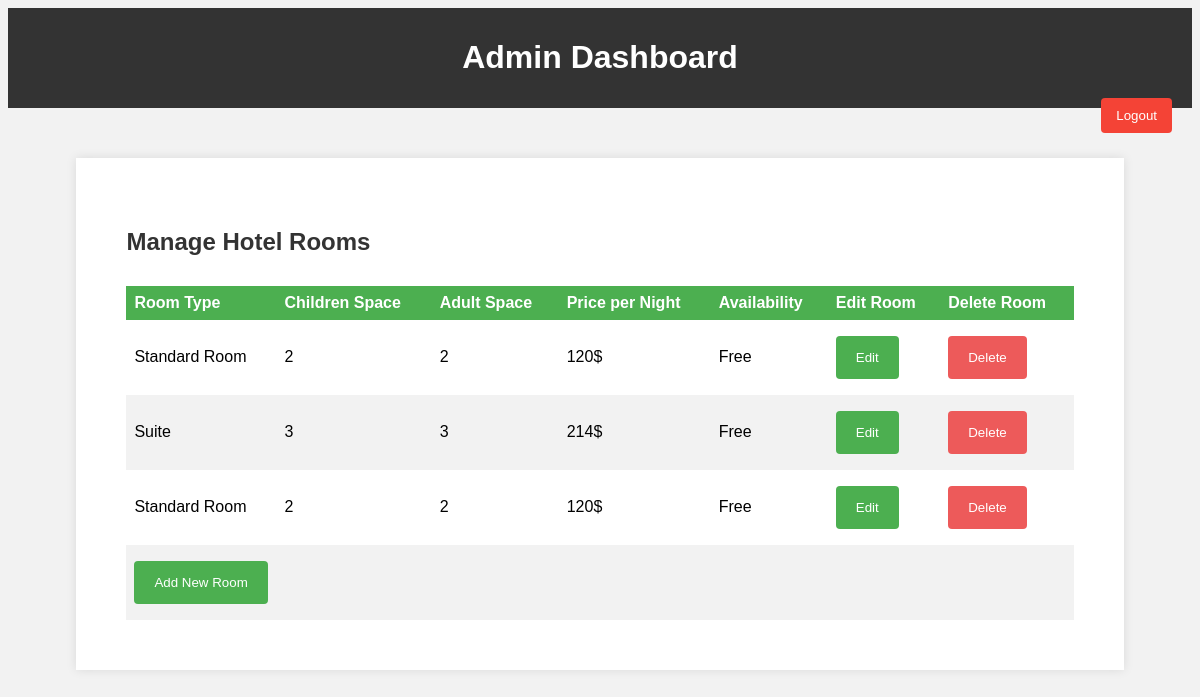
Page /admin_dashboard.php (signed in) on the committed database.
### tables this page shows
CREATE TABLE `rooms` (
  `id` int(11) UNSIGNED NOT NULL,
  `room_type` varchar(20) NOT NULL,
  `children_space` int(11) NOT NULL,
  `adult_space` int(11) NOT NULL,
  `price_per_night` int(11) NOT NULL,
  `room_image` longblob DEFAULT NULL,
  `availability_status` varchar(10) NOT NULL
);

### model.php (called while the page is built, shortened)
<?php
    class Database
    {
        private $conn;
        public function __construct()
        {
            $this->host = "localhost";
            $this->username = "yaminisravanthiasowmya";
            $this->password = "yaminisravanthiasowmyapass";
            $this->dbname = "yaminisravanthiasowmyadatabase";
            try {
                $this->conn = new PDO("mysql:host=$this->host", $this->username, $this->password);
                $this->conn->setAttribute(PDO::ATTR_ERRMODE, PDO::ERRMODE_EXCEPTION);
            } catch(PDOException $e) {
                die("Connection failed: " . $e->getMessage());
            }
            $this->conn->exec("CREATE DATABASE IF NOT EXISTS $this->dbname");
            $this->conn->exec("USE $this->dbname");
        }
        public function display_rooms()
        {
            $stmt = $this->conn->prepare("SELECT * FROM rooms");
			$stmt->execute();
			$results = $stmt->fetchAll(PDO::FETCH_ASSOC);
            return $results;
        }
    }
?>

### admin_dashboard.php (the view, shortened to what this page needs)
<!DOCTYPE html>
<html>
<head>
</head>
<body>
	<form action="admin_dashboard.php" method="post">
		<header>
			<h1>Admin Dashboard</h1>
			<input type="submit" value="Logout" name="logout" class="logout">
		</header>
		<div class="container">
			<h2>Manage Hotel Rooms</h2>
			<table>
				<tr>
					<th>Room Type</th>
					<th>Children Space</th>
					<th>Adult Space</th>
					<th>Price per Night</th>
					<th>Availability</th>
					<th>Edit Room</th>
					<th>Delete Room</th>
				</tr>
				<tr>
				<?php
				include 'model.php';
				$database = new Database();
				$results = $database->display_rooms();
				?>
				<?php foreach($results as $row){ ?>
					<tr>
						<td><?php echo $row['room_type']; ?></td>
						<td><?php echo $row['children_space']; ?></td>
						<td><?php echo $row['adult_space']; ?></td>
						<td><?php echo $row['price_per_night']."$"; ?></td>
						<td><?php echo $row['availability_status']; ?></td>
						<td><input type="submit" class="button" id="edit" name="edit" value="Edit"></td>
						<td><input type="submit" class="button" id="delete" name="delete" value="Delete"></td>
					</tr>
				<?php
				}
				?>
				<tr>
					<td colspan="7"><input type="submit" class="button" name="add_room" value="Add New Room"></td>
				</tr>
			</table>
		</div>
	</form>
</body>
</html>

### admin_dashboard.php (style rules this page uses)
body { background-color: #f2f2f2; font-family: Arial, sans-serif; }
header { background-color: #333; color: #fff; padding: 10px 20px; text-align: right; }
header .logout { float: right; color: #fff; border: none; background-color: #f44336; padding: 10px 15px; border-radius: 4px; cursor: pointer; }
header h1 { text-align: center; }
.container { margin: 50px auto; width: 80%; padding: 50px; background-color: #fff; box-shadow: 0px 0px 10px rgba(0, 0, 0, 0.1); }
h2 { color: #333; margin-bottom: 30px; }
table { border-collapse: collapse; width: 100%; }
th, td { text-align: left; padding: 8px; }
tr:nth-child(even) { background-color: #f2f2f2 }
th { background-color: #4CAF50; color: white; }
.button { background-color: #4CAF50; color: white; padding: 14px 20px; margin: 8px 0; border: none; border-radius: 4px; cursor: pointer; }
#delete { background-color: rgb(237, 90, 90); }

### rows in the picture
rooms: room_type "Standard Room", children_space "2", adult_space "2", price_per_night "120", availability_status "Free"
rooms: room_type "Suite", children_space "3", adult_space "3", price_per_night "214", availability_status "Free"
rooms: room_type "Standard Room", children_space "2", adult_space "2", price_per_night "120", availability_status "Free"
